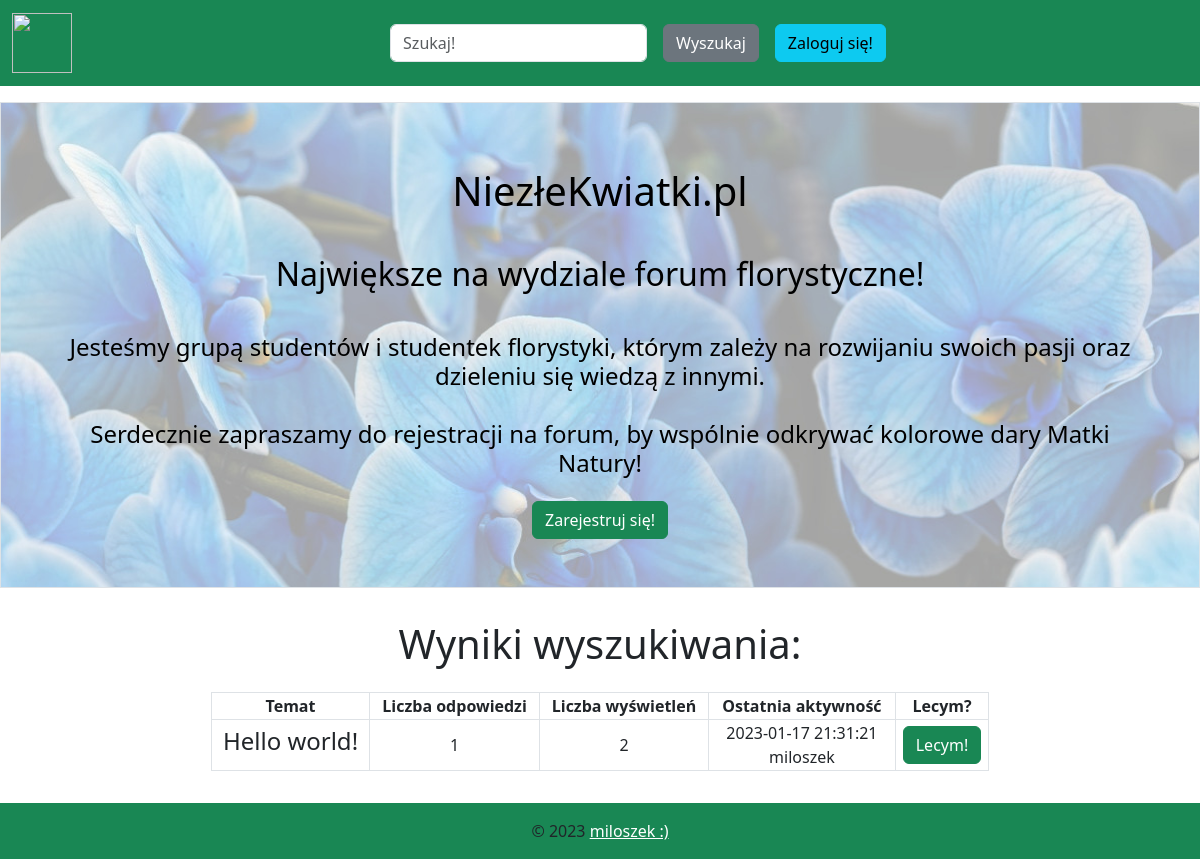
Screenshot of /search.php with the database file from the repository.
### tables this page shows
CREATE TABLE `niezlekwiatki_topics` (
  `topic_id` int NOT NULL,
  `category_id` int NOT NULL,
  `topic_title` varchar(128) NOT NULL,
  `last_reply_date` datetime NOT NULL,
  `last_replier` varchar(20) DEFAULT NULL,
  `topic_views` int DEFAULT '0',
  `topic_replies` int NOT NULL DEFAULT '0'
);

### search.php (the view, shortened to what this page needs)
<!DOCTYPE html>
<html lang="en">
  <head>
    <link href="https://cdn.jsdelivr.net/npm/bootstrap@5.3.0-alpha1/dist/css/bootstrap.min.css" rel="stylesheet">
    <?php
    include 'autoryzacja.php';
    $conn = mysqli_connect($dbhost, $dbuser, $dbpass, $dbname) or die('Błąd połączenia z serwerem: '.mysqli_connect_error());
    ?>
  </head>
  <body>
   <nav class="navbar navbar-expand-lg bg-success mb-3">
    <div class="container-fluid">
    <a class="navbar-brand" href="./index.php"
      ><img
        class="d-inline-block align-top"
        src="./img/logo.png"
        width="60"
        height="60"
    /></a>
    <div class="collapse navbar-collapse justify-content-around flex-column flex-lg-row justify-content-center" id="navbarSupportedContent">
      <ul class="navbar-nav">
          <li class="nav-item text-center mx-2 py-3">
            <form action="search.php" method="get">
                <input
                  class="form-control"
                  name="search"
                  type="search"
                  placeholder="Szukaj!"
                  aria-label="Search">
              </li>
              <li class="nav-item mx-2 align-self-center">
                  <button
                    class="nav-item btn btn-secondary"
                    type='submit'
                  >
                    Wyszukaj
                  </button>
              </li>
              <?php
              if (!isset($_SESSION['user_id'])) {
                echo '<li class="nav-item align-self-center mx-2 py-3 py-lg-0" id="">';
                echo '<a class="nav-item btn btn-info ms-auto" type="button" href="./login.html">Zaloguj się!</a>';
                echo '</li>';
              }
              ?>
      </ul>
    </div>
  </div>
  </nav>
  <?php
  if (!isset($_SESSION['user_id'])) {
    echo '<div class="p-5 text-center border text-black" style="background-image: url(./img/hero.jpg); background-repeat: no-repeat; background-size: cover; ">';
    echo '<h1 class="p-3">NiezłeKwiatki.pl</h1>';
    echo '<h2 class="p-3">Największe na wydziale forum florystyczne!</h2>';
    echo '<h4 class="p-3">Jesteśmy grupą studentów i studentek florystyki, którym zależy na rozwijaniu swoich pasji oraz dzieleniu się wiedzą z innymi. <br><br>
    Serdecznie zapraszamy do rejestracji na forum, by wspólnie odkrywać kolorowe dary Matki Natury!</h4>';
    echo '<a type="button" class="btn btn-success" href="register.html">Zarejestruj się!</a>';
    echo '</div>';
  }
  ?>
  <div class="p-3 justify-content-center ">
        <table class="table-bordered table-responsive justify-content-center mx-auto text-center border col-8 ">
            <thead>
                <tr>
                  <th scope="col">Temat</th>
                  <th scope="col" class="d-none d-sm-table-cell">Liczba odpowiedzi</th>
                  <th scope="col" class="d-none d-sm-table-cell">Liczba wyświetleń</th>
                  <th scope="col">Ostatnia aktywność</th>
                  <th scope="col">Lecym?</th>
                </tr>
              </thead>
            <?php
            $search = "%".$_GET['search']."%";
            $query = "SELECT * FROM niezlekwiatki_topics WHERE topic_title LIKE ?";
            $stmt = mysqli_stmt_init($conn);
            if (!mysqli_stmt_prepare($stmt, $query)) {
              echo 'coś się popsuło...';
              exit();
            }
            mysqli_stmt_bind_param($stmt, "s", $search);
            if (!mysqli_stmt_execute($stmt)) {
              echo 'coś się popsuło...';
              exit();
            }
            $out = mysqli_stmt_get_result($stmt);
            if (!mysqli_num_rows($out)) {
                echo '<h2 class="text-center"> Nie znaleziono żadnych tematów pasujących do wzorca. </h2>';
                exit();
            } else {
                echo '<h1 class="text-center p-3"> Wyniki wyszukiwania:</h1>';
              while ($result = mysqli_fetch_array($out)) {
                echo '<tr> ';
                echo '<td><h4>' . $result['topic_title'] . '</h4></td>
                <td class="d-none d-sm-table-cell">' . $result['topic_replies'] . '</td>
                <td class="d-none d-sm-table-cell"  q>' . $result['topic_views'] . '</td>
               <td>' . $result['last_reply_date'] . '<br><span>' . $result['last_replier'] . '</span><br><td>
                <a type="button" class="btn btn-success" href="./viewtopic.php?category_id=' . $result['category_id'] . '&topic_id='.$result['topic_id'].'">Lecym!</a></td>
                </tr>';
              }
            }
            ?>
        </table>
        </div>
   <footer class="bg-success text-center text-lg-start mt-3">
    <div class="text-center p-3">
      © 2023
      <a class="text-white" href="https://github.com/flashdens">miloszek :)</a>
    </div>
  </footer>
  </body>
  </html>

### rows the page displays
niezlekwiatki_topics: topic_title "Hello world!", topic_replies "1", topic_views "2", last_reply_date "2023-01-17 21:31:21", last_replier "miloszek"
